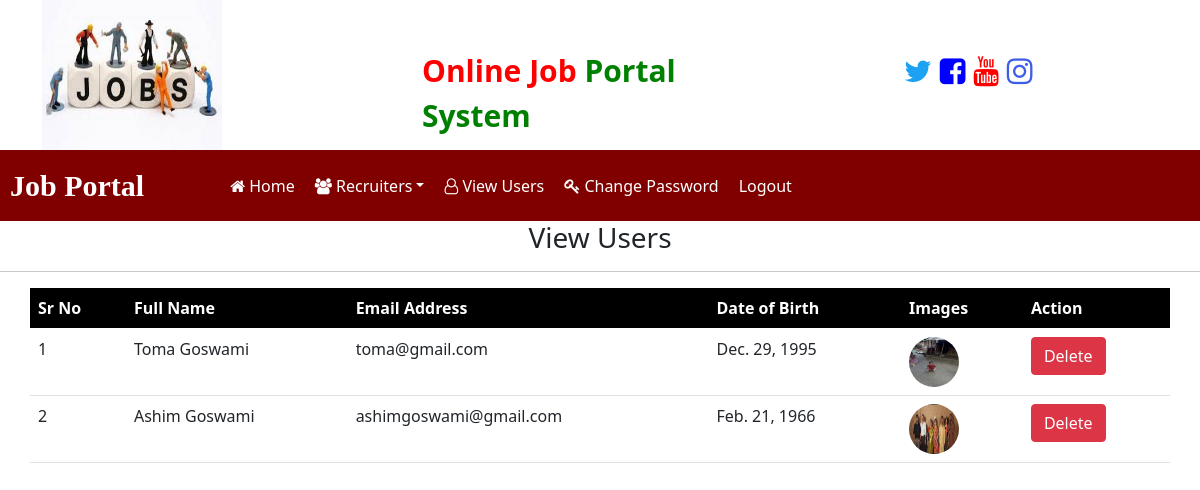
Page /view_users/ (signed in) on the committed database.
### App_Login/models.py (models this page shows, shortened)
class UserProfile(models.Model):
    user = models.OneToOneField(User, on_delete=models.CASCADE, related_name='user_profile')
    profile_pic = models.ImageField(upload_to='profile_pics', blank=True)
    description = models.TextField(blank=True)
    full_name = models.CharField(max_length=250, blank=True)
    dob = models.DateField(blank=True, null=True)
    website = models.URLField(blank=True)
    facebook = models.URLField(blank=True)

### job/views.py (the view)
# urls.py: path('view_users/', views.view_users, name="view_users"),
@login_required
def view_users(request):
    data = UserProfile.objects.all()
    context = {'data':data}
    return render(request, 'job/view_users.html', context)

### templates/job/view_users.html
{% load static %}
{% block content %}
{% include 'job/admin_navbar.html' %}
<h3 class="text-center">View Users</h3>
<hr>
<table id="example" class="table table-hover container">
    <thead style="background-color: black; color: white;">
        <tr>
            <th>Sr No</th>
            <th>Full Name</th>
            <th>Email Address</th>
            <th>Date of Birth</th>
            <th>Images</th>
            <th>Action</th>
        </tr>
    </thead>
    <tbody>
        {% for i in data %}
        <tr>
            <td>{{forloop.counter}}</td>
            <td>{{i.full_name}}</td>
            <td>{{i.user.email}}</td>
            <td>{{i.dob}}</td>
            <td><img src="{{i.profile_pic.url}}" style="height:50px; width: 50px; border-radius: 50%;"></td>
            <td><a href="{% url 'job:delete_user' i.id %}" class="btn btn-danger" onclick="return confirm('Are you Sure You want to delete ?')">Delete</a></td>
        </tr>
        {% endfor %}
    </tbody>
</table>
{% endblock content %}

### rows in the picture
UserProfile: full_name "Toma Goswami", user.email "toma@gmail.com", dob "Dec. 29, 1995", profile_pic (picture)
UserProfile: full_name "Ashim Goswami", user.email "ashimgoswami@gmail.com", dob "Feb. 21, 1966", profile_pic (picture)
